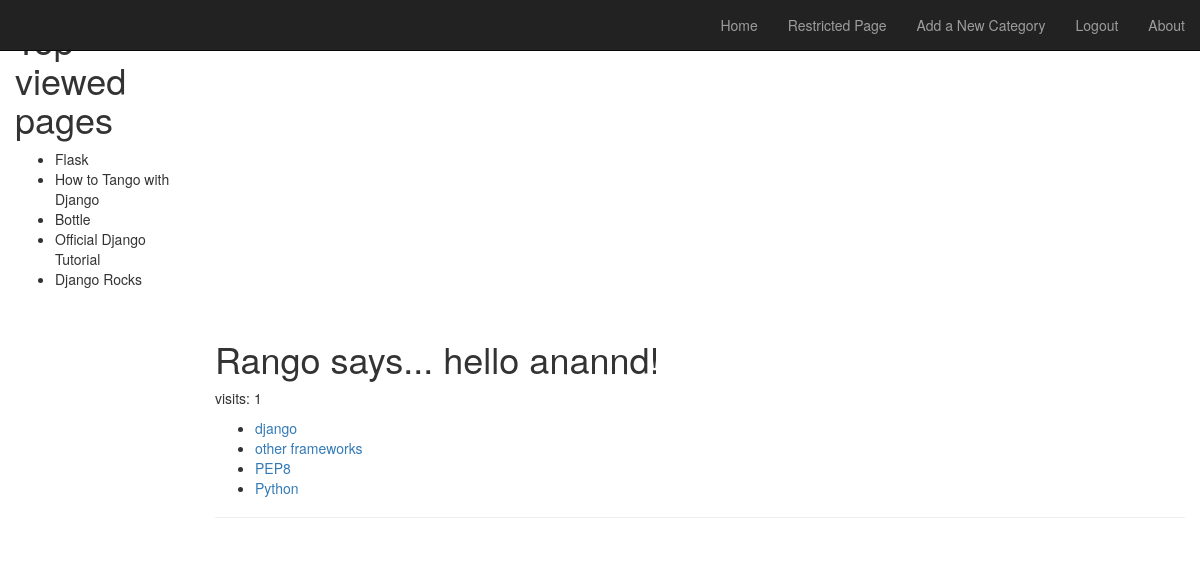
Page /rango/ (signed in) on the committed database.
### rango/models.py (models this page shows, shortened)
class Pages(models.Model):
    category = models.ForeignKey(Category)
    title = models.CharField(max_length=128)
    url = models.URLField()
    views = models.IntegerField(default=0)
    def __str__(self):
        return  self.title

class Category(models.Model):
    name  =  models.CharField(max_length=128, unique=True)
    views = models.IntegerField(default=0)
    likes = models.IntegerField(default=0)
    slug  = models.SlugField()

### rango/views.py (the view)
def index(request):
    category_list = Category.objects.order_by('-likes')[:5]
    page_list = Pages.objects.order_by('-views')[:5]
    context_dict = {'categories': category_list, 'pages': page_list}
    visits = request.session.get('visits')
    if not visits:
        visits = 1
    reset_last_visit_time = False
    last_visit = request.session.get('last_visit')
    if last_visit:
        last_visit_time = datetime.strptime(last_visit[:-7], "%Y-%m-%d %H:%M:%S")
        if (datetime.now() - last_visit_time).seconds > 5:
            visits = visits + 1
            reset_last_visit_time = True
    else:
        reset_last_visit_time = True
    if reset_last_visit_time:
        request.session['last_visit'] = str(datetime.now())
        request.session['visits'] = visits
    context_dict['visits'] = visits
    response = render(request, 'rango/index.html', context_dict)
    return response

### templates/rango/index.html
{% extends 'rango/base.html' %}
{% load staticfiles %}
{% block body_block %}
    {% if user.is_authenticated %}
    <div class="page-header">
                <h1>Rango says... hello {{ user.username }}!</h1>
            {% else %}
                <h1>Rango says... hello world!</h1>
            {% endif %}
<p> visits: {{ visits }}</p>
{%  if categories %}
    <ul>
    {%  for cat in categories %}
        <li><a href="/rango/category/{{ cat.slug }}">{{ cat.name }}</a></li>
    {% endfor %}
    </ul>
 {% else %}
    <strong>There are no categories</strong>
{% endif %}
{% endblock %}
{% block side_block %}
<h1> Top viewed pages</h1>
{% if pages %}
    <ul>
        {% for page in pages %}
            <li>{{ page }}</li>
        {%  endfor %}
    </ul>
{% endif %}
{% endblock %}

### rows in the picture
Pages: title "Flask"
Pages: title "How to Tango with Django"
Pages: title "Bottle"
Pages: title "Official Django Tutorial"
Pages: title "Django Rocks"
Category: name "django"
Category: name "other frameworks"
Category: name "PEP8"
Category: name "Python"

### other values in the picture
{{ user.username }} "anannd"
{{ visits }} "1"
